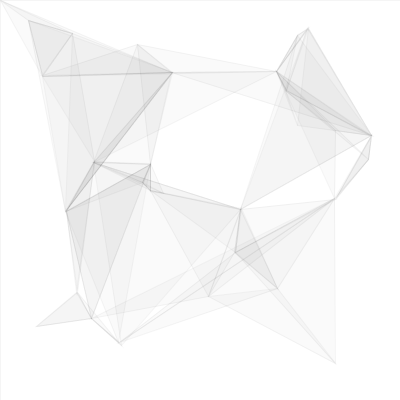
Frame 1 (no input)
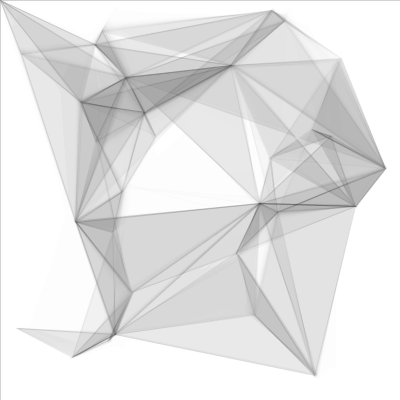
Frame 60 (the mouse pressed at the canvas centre just before this capture)
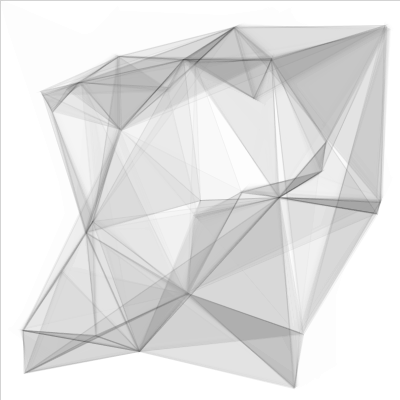
Frame 120 (the mouse held since frame 60 and released just before this capture)

The Processing sketch that drew these frames (run headless with seeded random() and noise(); from frame 60 on, the mouse is pressed at the canvas centre):

// Processing sketch: processing_157495
// ── processing_157495.pde

ArrayList<Bubble> bubbles = new ArrayList<Bubble>();
Bubble mouseBubble = new Bubble();
int nbBubble = 30;

void setup() {
  size(400, 400);
  frameRate(40);
  background(255);
  stroke(0, 0, 0, 10);
  strokeWeight(1);
  fill(0, 0, 0, 5);

  for(int i = 0 ; i < nbBubble ; i++) {
    bubbles.add(new Bubble());
  }
  
}
void draw() {
  fill(255,255,255,50);
  rect(0,0,width,height);
  fill(0, 0, 0, 5);
  for(int i = 0 ; i < bubbles.size() ; i++) {
    bubbles.get(i).move();
    bubbles.get(i).closest(bubbles);
  }
  
  mouseBubble.x = mouseX;
  mouseBubble.y = mouseY;
  mouseBubble.closest(bubbles);
}

class Bubble {
  float x, y, speedx, speedy;

  Bubble() {
    x = random(10, width - 10); 
    y = random(10, height - 10);
    speedx = random(-1, 1);
    speedy = random(-1, 1);
  }

  void move() {
    if ((x < 10) || (x > width - 10)) {
      speedx *= -1; 
    }
    if ((y < 10) || (y > height - 10)) {
      speedy *= -1;
    }
    x += speedx;
    y += speedy;
  }
  
  void closest(ArrayList<Bubble> bubbles) {
    
    float closestDist = 200;
    float closestDist2 = 200;
    float closestDist3 = 200;
    float closestDist4 = 200;
    Bubble closestBubble = null;
    Bubble closestBubble2 = null;
    Bubble closestBubble3 = null;
    Bubble closestBubble4 = null;
    
    for(int i = 0 ; i < bubbles.size() ; i++) {
      Bubble current = bubbles.get(i);
      if(current != this && dist(x,y,current.x,current.y) < closestDist) {
        closestDist = dist(x,y,current.x,current.y);
        closestBubble = current;
      }
      if(current != this && dist(x,y,current.x,current.y) > closestDist && dist(x,y,current.x,current.y) < closestDist2) {
        closestDist2 = dist(x,y,current.x,current.y);
        closestBubble2 = current;
      }
      if(current != this && dist(x,y,current.x,current.y) > closestDist && dist(x,y,current.x,current.y) > closestDist2 && dist(x,y,current.x,current.y) < closestDist3) {
        closestDist3 = dist(x,y,current.x,current.y);
        closestBubble3 = current;
      }
      if(current != this && dist(x,y,current.x,current.y) > closestDist && dist(x,y,current.x,current.y) > closestDist2 && dist(x,y,current.x,current.y) > closestDist3 && dist(x,y,current.x,current.y) < closestDist4) {
        closestDist4 = dist(x,y,current.x,current.y);
        closestBubble4 = current;
      }
    }
    if(closestBubble != null && closestBubble2 != null) {
      triangle(x,y,closestBubble.x,closestBubble.y,closestBubble2.x,closestBubble2.y);
    }
    if(closestBubble3 != null && closestBubble4 != null) {
      triangle(x,y,closestBubble3.x,closestBubble3.y,closestBubble4.x,closestBubble4.y);
    }
  }
}
